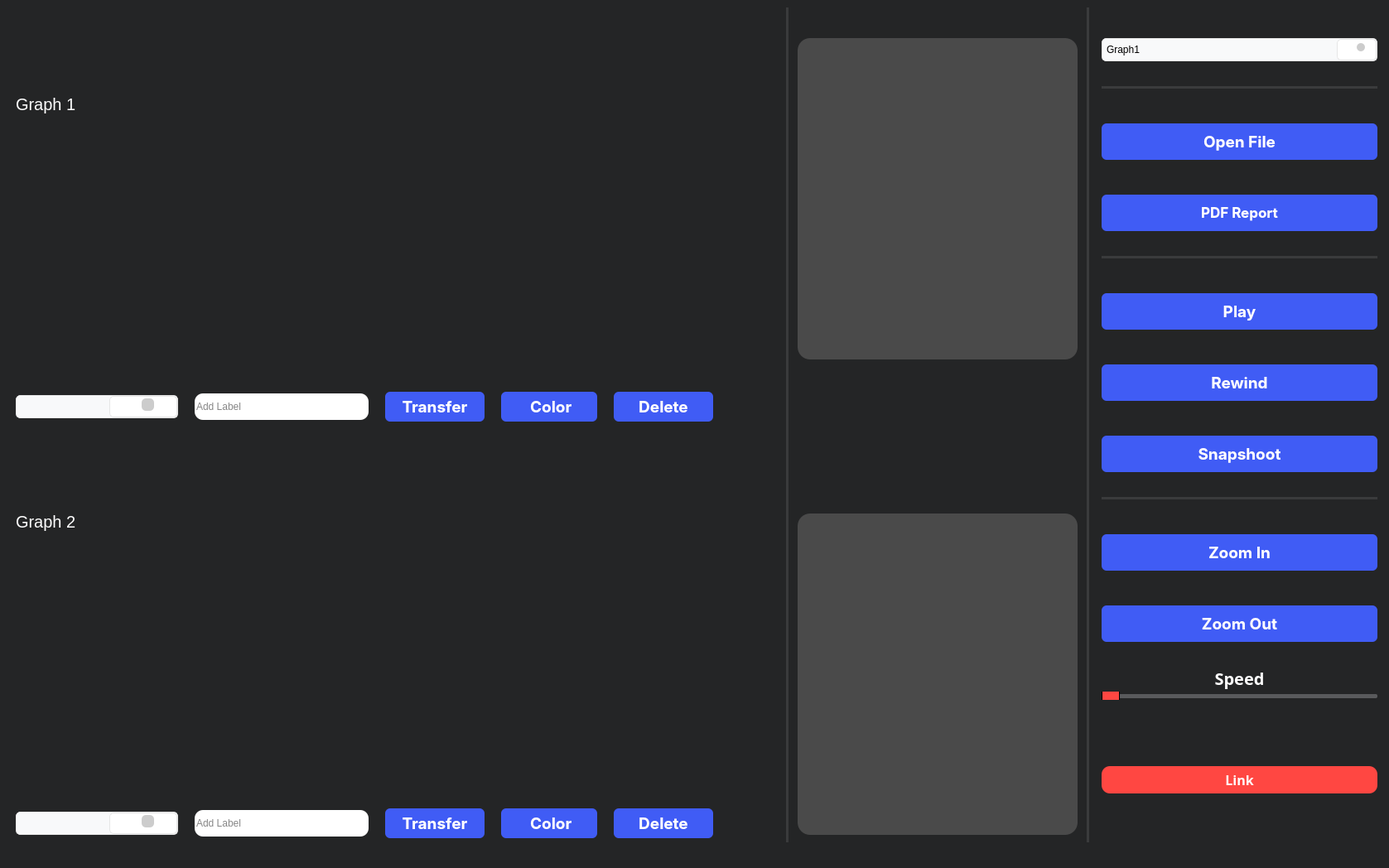
<?xml version="1.0" encoding="UTF-8"?>
<ui version="4.0">
 <class>RealTimeMontoring</class>
 <widget class="QMainWindow" name="RealTimeMontoring">
  <property name="geometry">
   <rect>
    <x>0</x>
    <y>0</y>
    <width>1677</width>
    <height>1048</height>
   </rect>
  </property>
  <property name="font">
   <font>
    <family>Adobe Gothic Std B</family>
    <pointsize>16</pointsize>
    <weight>75</weight>
    <bold>true</bold>
   </font>
  </property>
  <property name="windowTitle">
   <string>MainWindow</string>
  </property>
  <property name="styleSheet">
   <string notr="true">background-color: #242526;</string>
  </property>
  <widget class="QWidget" name="centralwidget">
   <layout class="QHBoxLayout" name="horizontalLayout_2" stretch="0,0,0,0,0">
    <property name="leftMargin">
     <number>9</number>
    </property>
    <item>
     <widget class="QWidget" name="centerwidget" native="true">
      <layout class="QVBoxLayout" name="verticalLayout_5" stretch="0,0">
       <property name="spacing">
        <number>14</number>
       </property>
       <property name="leftMargin">
        <number>10</number>
       </property>
       <property name="topMargin">
        <number>10</number>
       </property>
       <property name="rightMargin">
        <number>10</number>
       </property>
       <property name="bottomMargin">
        <number>5</number>
       </property>
       <item>
        <layout class="QVBoxLayout" name="verticalLayout_7">
         <item>
          <widget class="QLabel" name="label_13">
           <property name="styleSheet">
            <string notr="true">font-family: 'Gabarito', cursive;
font-size: 20px;
color: #fff;</string>
           </property>
           <property name="text">
            <string>Graph 1</string>
           </property>
          </widget>
         </item>
         <item>
          <layout class="QHBoxLayout" name="horizontalLayout_8">
           <item>
            <widget class="PlotWidget" name="graph1" native="true"/>
           </item>
          </layout>
         </item>
         <item>
          <layout class="QHBoxLayout" name="horizontalLayout_9" stretch="0,0,0,0,0,0">
           <property name="spacing">
            <number>20</number>
           </property>
           <item>
            <layout class="QHBoxLayout" name="horizontalLayout_10">
             <property name="spacing">
              <number>3</number>
             </property>
             <item>
              <widget class="QComboBox" name="channelsGraph1">
               <property name="styleSheet">
                <string notr="true">/* QComboBox style */

.QComboBox {
  /* Set the width of the combo box */
  width: 100px;

  /* Set the background color of the combo box */
  background-color: #f8f9fa;

  /* Set the border of the combo box */
  border: 1px solid #e6e6e6;

  /* Set the border radius of the combo box */
  border-radius: 5px;

  /* Set the padding of the combo box */
  padding: 5px;

  /* Set the cursor style of the combo box */
  cursor: pointer;
}

.QComboBox::down-arrow {
  /* Set the width and height of the down arrow */
  width: 15px;
  height: 15px;

  /* Set the background color of the down arrow */
  background-color: #ccc;

  /* Set the border radius of the down arrow */
  border-radius: 5px;

  /* Set the position of the down arrow */
  position: absolute;
  right: -10px;
  bottom: 5px;

  /* Set the cursor style of the down arrow */
  cursor: pointer;
}

.QComboBox::down-arrow:hover {
  /* Set the background color of the down arrow when hovering */
  background-color: #aaa;
}

.QComboBox::drop-down {
  /* Set the width of the drop-down */
  width: 70px;

  /* Set the background color of the drop-down */
  background-color: white;

  /* Set the border of the drop-down */
  border: 1px solid #e6e6e6;

  /* Set the border radius of the drop-down */
  border-radius: 5px;

  /* Set the padding of the drop-down */
  padding: 5px;

  /* Set the cursor style of the drop-down */
  cursor: pointer;
}

.QComboBox::item {
  /* Set the height of the combo box items */
  height: 20px;

  /* Set the padding of the combo box items */
  padding: 5px;

  /* Set the cursor style of the combo box items */
  cursor: pointer;
}

.QComboBox::item:selected {
  /* Set the background color of the selected combo box item */
  background-color: #e6e6e6;
}

.QComboBox {
  box-shadow: 0 1px 3px rgba(0, 0, 0, 0.12), 0 1px 2px rgba(0, 0, 0, 0.24);
}

</string>
               </property>
              </widget>
             </item>
            </layout>
           </item>
           <item>
            <widget class="QLineEdit" name="addLabelGraph1">
             <property name="styleSheet">
              <string notr="true">  position: relative;
  display: inline-block;
  height: 32px;
  width: 210px;
  margin: 0;
  padding: 0;
  background-color: #fff;
  border: none;
  border-radius: 10px;
  color:#0d0d0d;</string>
             </property>
             <property name="alignment">
              <set>Qt::AlignLeading|Qt::AlignLeft|Qt::AlignVCenter</set>
             </property>
             <property name="placeholderText">
              <string>Add Label</string>
             </property>
            </widget>
           </item>
           <item>
            <widget class="QPushButton" name="transferButtonGraph1_2">
             <property name="sizePolicy">
              <sizepolicy hsizetype="Maximum" vsizetype="Fixed">
               <horstretch>0</horstretch>
               <verstretch>0</verstretch>
              </sizepolicy>
             </property>
             <property name="maximumSize">
              <size>
               <width>150</width>
               <height>16777215</height>
              </size>
             </property>
             <property name="font">
              <font>
               <family>-apple-system</family>
               <pointsize>14</pointsize>
               <weight>75</weight>
               <bold>true</bold>
              </font>
             </property>
             <property name="styleSheet">
              <string notr="true">QPushButton{
appearance: button;
backface-visibility: hidden;
background-color: #405cf5;
border-radius: 6px;
border-width: 0;
box-shadow: rgba(50, 50, 93, .1) 0 0 0 1px inset,rgba(50, 50, 93, .1) 0 2px 5px 0,rgba(0, 0, 0, .07) 0 1px 1px 0;
box-sizing: border-box;
color: #fff;
cursor: pointer;
font-family: -apple-system,system-ui,&quot;Segoe UI&quot;,Roboto,&quot;Helvetica Neue&quot;,Ubuntu,sans-serif;
font-size: 100%;
height: 30px;
line-height: 1.15;
outline: none;
overflow: hidden;
padding: 3 10px;
position: relative;
text-align: center;
text-transform: none;
transform: translateZ(0);
transition: all .2s,box-shadow .08s ease-in;
user-select: none;
-webkit-user-select: none;
touch-action: manipulation;
width: 100%; /* Reduced width to 200 pixels */
}
QPushButton:hover{
background-color: #283999;
}
QPushButton:pressed{
background-color: #1c2973;
}</string>
             </property>
             <property name="text">
              <string>Transfer</string>
             </property>
             <property name="icon">
              <iconset>
               <normaloff>Icons/transfer-vertical-svgrepo-com.svg</normaloff>Icons/transfer-vertical-svgrepo-com.svg</iconset>
             </property>
             <property name="iconSize">
              <size>
               <width>25</width>
               <height>25</height>
              </size>
             </property>
             <property name="checkable">
              <bool>false</bool>
             </property>
             <property name="autoDefault">
              <bool>false</bool>
             </property>
             <property name="flat">
              <bool>true</bool>
             </property>
            </widget>
           </item>
           <item>
            <widget class="QPushButton" name="colorButtonGraph1">
             <property name="sizePolicy">
              <sizepolicy hsizetype="Maximum" vsizetype="Fixed">
               <horstretch>0</horstretch>
               <verstretch>0</verstretch>
              </sizepolicy>
             </property>
             <property name="maximumSize">
              <size>
               <width>150</width>
               <height>16777215</height>
              </size>
             </property>
             <property name="font">
              <font>
               <family>-apple-system</family>
               <pointsize>14</pointsize>
               <weight>75</weight>
               <bold>true</bold>
              </font>
             </property>
             <property name="styleSheet">
              <string notr="true">QPushButton{
appearance: button;
backface-visibility: hidden;
background-color: #405cf5;
border-radius: 6px;
border-width: 0;
box-shadow: rgba(50, 50, 93, .1) 0 0 0 1px inset,rgba(50, 50, 93, .1) 0 2px 5px 0,rgba(0, 0, 0, .07) 0 1px 1px 0;
box-sizing: border-box;
color: #fff;
cursor: pointer;
font-family: -apple-system,system-ui,&quot;Segoe UI&quot;,Roboto,&quot;Helvetica Neue&quot;,Ubuntu,sans-serif;
font-size: 100%;
height: 30px;
line-height: 1.15;
margin: 0 0 0;
outline: none;
overflow: hidden;
padding: 3 8px;
position: relative;
text-align: center;
text-transform: none;
transform: translateZ(0);
transition: all .2s,box-shadow .08s ease-in;
user-select: none;
-webkit-user-select: none;
touch-action: manipulation;
width: 100%; /* Reduced width to 200 pixels */
}
QPushButton:hover{
background-color: #283999;
}
QPushButton:pressed{
background-color: #1c2973;
}</string>
             </property>
             <property name="text">
              <string> Color</string>
             </property>
             <property name="icon">
              <iconset>
               <normaloff>Icons/color-palette-svgrepo-com.svg</normaloff>Icons/color-palette-svgrepo-com.svg</iconset>
             </property>
             <property name="iconSize">
              <size>
               <width>22</width>
               <height>22</height>
              </size>
             </property>
            </widget>
           </item>
           <item>
            <widget class="QPushButton" name="deleteButtonGraph1">
             <property name="sizePolicy">
              <sizepolicy hsizetype="Maximum" vsizetype="Fixed">
               <horstretch>0</horstretch>
               <verstretch>0</verstretch>
              </sizepolicy>
             </property>
             <property name="maximumSize">
              <size>
               <width>150</width>
               <height>16777215</height>
              </size>
             </property>
             <property name="font">
              <font>
               <family>-apple-system</family>
               <pointsize>14</pointsize>
               <weight>75</weight>
               <bold>true</bold>
              </font>
             </property>
             <property name="styleSheet">
              <string notr="true">QPushButton{
appearance: button;
backface-visibility: hidden;
background-color: #405cf5;
border-radius: 6px;
border-width: 0;
box-shadow: rgba(50, 50, 93, .1) 0 0 0 1px inset,rgba(50, 50, 93, .1) 0 2px 5px 0,rgba(0, 0, 0, .07) 0 1px 1px 0;
box-sizing: border-box;
color: #fff;
cursor: pointer;
font-family: -apple-system,system-ui,&quot;Segoe UI&quot;,Roboto,&quot;Helvetica Neue&quot;,Ubuntu,sans-serif;
font-size: 100%;
height: 30px;
line-height: 1.15;
outline: none;
overflow: hidden;
padding: 3 10px;
position: relative;
text-align: center;
text-transform: none;
transform: translateZ(0);
transition: all .2s,box-shadow .08s ease-in;
user-select: none;
-webkit-user-select: none;
touch-action: manipulation;
width: 100%; /* Reduced width to 200 pixels */
}
QPushButton:hover{
background-color: #283999;
}
QPushButton:pressed{
background-color: #1c2973;
}</string>
             </property>
             <property name="text">
              <string>Delete</string>
             </property>
             <property name="icon">
              <iconset>
               <normaloff>Icons/delete-svgrepo-com.svg</normaloff>Icons/delete-svgrepo-com.svg</iconset>
             </property>
             <property name="iconSize">
              <size>
               <width>25</width>
               <height>25</height>
              </size>
             </property>
             <property name="checkable">
              <bool>false</bool>
             </property>
             <property name="autoDefault">
              <bool>false</bool>
             </property>
             <property name="flat">
              <bool>true</bool>
             </property>
            </widget>
           </item>
           <item>
            <spacer name="horizontalSpacer_11">
             <property name="orientation">
              <enum>Qt::Horizontal</enum>
             </property>
             <property name="sizeHint" stdset="0">
              <size>
               <width>40</width>
               <height>20</height>
              </size>
             </property>
            </spacer>
           </item>
          </layout>
         </item>
        </layout>
       </item>
       <item>
        <layout class="QVBoxLayout" name="verticalLayout_6">
         <item>
          <widget class="QLabel" name="label_10">
           <property name="styleSheet">
            <string notr="true">font-family: 'Gabarito', cursive;
font-size: 20px;
color: #fff;</string>
           </property>
           <property name="text">
            <string>Graph 2</string>
           </property>
          </widget>
         </item>
         <item>
          <layout class="QHBoxLayout" name="horizontalLayout_4">
           <item>
            <widget class="PlotWidget" name="graph2" native="true"/>
           </item>
          </layout>
         </item>
         <item>
          <layout class="QHBoxLayout" name="horizontalLayout_6">
           <property name="spacing">
            <number>20</number>
           </property>
           <item>
            <layout class="QHBoxLayout" name="horizontalLayout_5">
             <property name="spacing">
              <number>3</number>
             </property>
             <item>
              <widget class="QComboBox" name="channelsGraph2">
               <property name="styleSheet">
                <string notr="true">/* QComboBox style */

.QComboBox {
  /* Set the width of the combo box */
  width: 100px;

  /* Set the background color of the combo box */
  background-color: #f8f9fa;

  /* Set the border of the combo box */
  border: 1px solid #e6e6e6;

  /* Set the border radius of the combo box */
  border-radius: 5px;

  /* Set the padding of the combo box */
  padding: 5px;

  /* Set the cursor style of the combo box */
  cursor: pointer;
}

.QComboBox::down-arrow {
  /* Set the width and height of the down arrow */
  width: 15px;
  height: 15px;

  /* Set the background color of the down arrow */
  background-color: #ccc;

  /* Set the border radius of the down arrow */
  border-radius: 5px;

  /* Set the position of the down arrow */
  position: absolute;
  right: -10px;
  bottom: 5px;

  /* Set the cursor style of the down arrow */
  cursor: pointer;
}

.QComboBox::down-arrow:hover {
  /* Set the background color of the down arrow when hovering */
  background-color: #aaa;
}

.QComboBox::drop-down {
  /* Set the width of the drop-down */
  width: 70px;

  /* Set the background color of the drop-down */
  background-color: white;

  /* Set the border of the drop-down */
  border: 1px solid #e6e6e6;

  /* Set the border radius of the drop-down */
  border-radius: 5px;

  /* Set the padding of the drop-down */
  padding: 5px;

  /* Set the cursor style of the drop-down */
  cursor: pointer;
}

.QComboBox::item {
  /* Set the height of the combo box items */
  height: 20px;

  /* Set the padding of the combo box items */
  padding: 5px;

  /* Set the cursor style of the combo box items */
  cursor: pointer;
}

.QComboBox::item:selected {
  /* Set the background color of the selected combo box item */
  background-color: #e6e6e6;
}

.QComboBox {
  box-shadow: 0 1px 3px rgba(0, 0, 0, 0.12), 0 1px 2px rgba(0, 0, 0, 0.24);
}

</string>
               </property>
              </widget>
             </item>
            </layout>
           </item>
           <item>
            <widget class="QLineEdit" name="addLabelGraph2">
             <property name="styleSheet">
              <string notr="true">  position: relative;
  display: inline-block;
  height: 32px;
  width: 210px;
  margin: 0;
  padding: 0;
  background-color: #fff;
  border: none;
  border-radius: 10px;
color:#0d0d0d;</string>
             </property>
             <property name="placeholderText">
              <string>Add Label</string>
             </property>
            </widget>
           </item>
           <item>
            <widget class="QPushButton" name="transferButtonGraph2_1">
             <property name="font">
              <font>
               <family>-apple-system</family>
               <pointsize>14</pointsize>
               <weight>75</weight>
               <bold>true</bold>
              </font>
             </property>
             <property name="styleSheet">
              <string notr="true">QPushButton{
appearance: button;
backface-visibility: hidden;
background-color: #405cf5;
border-radius: 6px;
border-width: 0;
box-shadow: rgba(50, 50, 93, .1) 0 0 0 1px inset,rgba(50, 50, 93, .1) 0 2px 5px 0,rgba(0, 0, 0, .07) 0 1px 1px 0;
box-sizing: border-box;
color: #fff;
cursor: pointer;
font-family: -apple-system,system-ui,&quot;Segoe UI&quot;,Roboto,&quot;Helvetica Neue&quot;,Ubuntu,sans-serif;
font-size: 100%;
height: 30px;
line-height: 1.15;
outline: none;
overflow: hidden;
padding: 3 10px;
position: relative;
text-align: center;
text-transform: none;
transform: translateZ(0);
transition: all .2s,box-shadow .08s ease-in;
user-select: none;
-webkit-user-select: none;
touch-action: manipulation;
width: 100%; /* Reduced width to 200 pixels */
}
QPushButton:hover{
background-color: #283999;
}
QPushButton:pressed{
background-color: #1c2973;
}</string>
             </property>
             <property name="text">
              <string>Transfer</string>
             </property>
             <property name="icon">
              <iconset>
               <normaloff>Icons/transfer-vertical-svgrepo-com.svg</normaloff>Icons/transfer-vertical-svgrepo-com.svg</iconset>
             </property>
             <property name="iconSize">
              <size>
               <width>25</width>
               <height>25</height>
              </size>
             </property>
            </widget>
           </item>
           <item>
            <widget class="QPushButton" name="colorButtonGraph2">
             <property name="font">
              <font>
               <family>-apple-system</family>
               <pointsize>14</pointsize>
               <weight>75</weight>
               <bold>true</bold>
              </font>
             </property>
             <property name="styleSheet">
              <string notr="true">QPushButton{
appearance: button;
backface-visibility: hidden;
background-color: #405cf5;
border-radius: 6px;
border-width: 0;
box-shadow: rgba(50, 50, 93, .1) 0 0 0 1px inset,rgba(50, 50, 93, .1) 0 2px 5px 0,rgba(0, 0, 0, .07) 0 1px 1px 0;
box-sizing: border-box;
color: #fff;
cursor: pointer;
font-family: -apple-system,system-ui,&quot;Segoe UI&quot;,Roboto,&quot;Helvetica Neue&quot;,Ubuntu,sans-serif;
font-size: 100%;
height: 30px;
line-height: 1.15;
outline: none;
overflow: hidden;
padding: 3 8px;
position: relative;
text-align: center;
text-transform: none;
transform: translateZ(0);
transition: all .2s,box-shadow .08s ease-in;
user-select: none;
-webkit-user-select: none;
touch-action: manipulation;
width: 100%; /* Reduced width to 200 pixels */
}
QPushButton:hover{
background-color: #283999;
}
QPushButton:pressed{
background-color: #1c2973;
}</string>
             </property>
             <property name="text">
              <string> Color</string>
             </property>
             <property name="icon">
              <iconset>
               <normaloff>Icons/color-palette-svgrepo-com.svg</normaloff>Icons/color-palette-svgrepo-com.svg</iconset>
             </property>
             <property name="iconSize">
              <size>
               <width>22</width>
               <height>22</height>
              </size>
             </property>
            </widget>
           </item>
           <item>
            <widget class="QPushButton" name="deleteButtonGraph2">
             <property name="font">
              <font>
               <family>-apple-system</family>
               <pointsize>14</pointsize>
               <weight>75</weight>
               <bold>true</bold>
              </font>
             </property>
             <property name="styleSheet">
              <string notr="true">QPushButton{
appearance: button;
backface-visibility: hidden;
background-color: #405cf5;
border-radius: 6px;
border-width: 0;
box-shadow: rgba(50, 50, 93, .1) 0 0 0 1px inset,rgba(50, 50, 93, .1) 0 2px 5px 0,rgba(0, 0, 0, .07) 0 1px 1px 0;
box-sizing: border-box;
color: #fff;
cursor: pointer;
font-family: -apple-system,system-ui,&quot;Segoe UI&quot;,Roboto,&quot;Helvetica Neue&quot;,Ubuntu,sans-serif;
font-size: 100%;
height: 30px;
line-height: 1.15;
outline: none;
overflow: hidden;
padding: 3 10px;
position: relative;
text-align: center;
text-transform: none;
transform: translateZ(0);
transition: all .2s,box-shadow .08s ease-in;
user-select: none;
-webkit-user-select: none;
touch-action: manipulation;
width: 100%; /* Reduced width to 200 pixels */
}
QPushButton:hover{
background-color: #283999;
}
QPushButton:pressed{
background-color: #1c2973;
}</string>
             </property>
             <property name="text">
              <string>Delete</string>
             </property>
             <property name="icon">
              <iconset>
               <normaloff>Icons/delete-svgrepo-com.svg</normaloff>Icons/delete-svgrepo-com.svg</iconset>
             </property>
             <property name="iconSize">
              <size>
               <width>25</width>
               <height>25</height>
              </size>
             </property>
            </widget>
           </item>
           <item>
            <spacer name="horizontalSpacer_4">
             <property name="orientation">
              <enum>Qt::Horizontal</enum>
             </property>
             <property name="sizeHint" stdset="0">
              <size>
               <width>40</width>
               <height>20</height>
              </size>
             </property>
            </spacer>
           </item>
          </layout>
         </item>
        </layout>
       </item>
      </layout>
     </widget>
    </item>
    <item>
     <widget class="Line" name="line_3">
      <property name="styleSheet">
       <string notr="true">/* Line style */

  /* Set the width of the line */
  width: 20px;

  /* Set the height of the line */
  height: 5px;

  /* Set the background color of the line */
  background-color: #3a3b3c;

   opacity: 20%;

  /* Set the border of the line */
  border: 10px;

  /* Set the border radius of the line */
  border-radius:2px;



</string>
      </property>
      <property name="orientation">
       <enum>Qt::Vertical</enum>
      </property>
     </widget>
    </item>
    <item>
     <widget class="QWidget" name="rightwidget" native="true">
      <property name="maximumSize">
       <size>
        <width>348</width>
        <height>16777215</height>
       </size>
      </property>
      <layout class="QVBoxLayout" name="verticalLayout">
       <property name="leftMargin">
        <number>5</number>
       </property>
       <property name="topMargin">
        <number>37</number>
       </property>
       <property name="rightMargin">
        <number>5</number>
       </property>
       <item>
        <widget class="QListWidget" name="hideList1">
         <property name="styleSheet">
          <string notr="true">QListWidget {
    background-color: #4a4a4a; /* Background color of the list widget */
    /*border: 1px solid #c0c0c0; /* Border color and width */
    padding: 5px; /* Padding around the list items */
	border-radius: 15px;
}

QListWidget::item {
    background-color: #4a4a4a; /* Background color of each list item */
    padding: 5px; /* Padding inside each list item */
    border-bottom: 1px solid #c0c0c0; /* Separator between list items */
    border-radius: 15px; /* Border radius for rounded corners */
	color: #ffffff;
}


QListWidget::item:selected {
    background-color: #3399ff; /* Background color of selected item */
    color: #ffffff; /* Text color of selected item */
}

QListWidget::item:hover {
    background-color: #e0e0e0; /* Background color when hovering over an item */
}
</string>
         </property>
        </widget>
       </item>
       <item>
        <spacer name="verticalSpacer_2">
         <property name="orientation">
          <enum>Qt::Vertical</enum>
         </property>
         <property name="sizeType">
          <enum>QSizePolicy::Maximum</enum>
         </property>
         <property name="sizeHint" stdset="0">
          <size>
           <width>20</width>
           <height>180</height>
          </size>
         </property>
        </spacer>
       </item>
       <item>
        <widget class="QListWidget" name="hideList2">
         <property name="styleSheet">
          <string notr="true">QListWidget {
    background-color: #4a4a4a; /* Background color of the list widget */
    /*border: 1px solid #c0c0c0; /* Border color and width */
    padding: 5px; /* Padding around the list items */
	border-radius: 15px;
}

QListWidget::item {
    background-color: #4a4a4a; /* Background color of each list item */
    padding: 5px; /* Padding inside each list item */
    border-bottom: 1px solid #c0c0c0; /* Separator between list items */
    border-radius: 15px; /* Border radius for rounded corners */
	color: #ffffff;
}


QListWidget::item:selected {
    background-color: #3399ff; /* Background color of selected item */
    color: #ffffff; /* Text color of selected item */
}

QListWidget::item:hover {
    background-color: #e0e0e0; /* Background color when hovering over an item */
}
</string>
         </property>
        </widget>
       </item>
      </layout>
     </widget>
    </item>
    <item>
     <widget class="Line" name="line_4">
      <property name="styleSheet">
       <string notr="true">/* Line style */

  /* Set the width of the line */
  width: 20px;

  /* Set the height of the line */
  height: 5px;

  /* Set the background color of the line */
  background-color:#3a3b3c;

  /* Set the border of the line */
  border: 10px;

  /* Set the border radius of the line */
  border-radius:5px;



</string>
      </property>
      <property name="orientation">
       <enum>Qt::Vertical</enum>
      </property>
     </widget>
    </item>
    <item>
     <widget class="QWidget" name="leftwidget" native="true">
      <property name="maximumSize">
       <size>
        <width>347</width>
        <height>16777215</height>
       </size>
      </property>
      <layout class="QVBoxLayout" name="verticalLayout_4">
       <property name="spacing">
        <number>30</number>
       </property>
       <property name="topMargin">
        <number>37</number>
       </property>
       <property name="rightMargin">
        <number>5</number>
       </property>
       <item>
        <layout class="QHBoxLayout" name="horizontalLayout">
         <property name="spacing">
          <number>3</number>
         </property>
         <item>
          <widget class="QComboBox" name="graphSelection">
           <property name="styleSheet">
            <string notr="true">
.QComboBox {
  /* Set the width of the combo box */
  width: 35px;

  /* Set the background color of the combo box */
  background-color: #f8f9fa;

  /* Set the border of the combo box */
  border: 1px solid #e6e6e6;

  /* Set the border radius of the combo box */
  border-radius: 5px;

  /* Set the padding of the combo box */
  padding: 5px;

  /* Set the cursor style of the combo box */
  cursor: pointer;
}

.QComboBox::down-arrow {
  /* Set the width and height of the down arrow */
  width: 10px;
  height: 10px;

  /* Set the background color of the down arrow */
  background-color: #ccc;

  /* Set the border radius of the down arrow */
  border-radius: 5px;

  /* Set the position of the down arrow */
  position: absolute;
  right: -10px;
  bottom: 5px;

  /* Set the cursor style of the down arrow */
  cursor: pointer;
}

.QComboBox::down-arrow:hover {
  /* Set the background color of the down arrow when hovering */
  background-color: #aaa;
}

.QComboBox::drop-down {
  /* Set the width of the drop-down */
  width: 40px;

  /* Set the background color of the drop-down */
  background-color: white;

  /* Set the border of the drop-down */
  border: 1px solid #e6e6e6;

  /* Set the border radius of the drop-down */
  border-radius: 5px;

  /* Set the padding of the drop-down */
  padding: 3px 3px;

  /* Set the cursor style of the drop-down */
  cursor: pointer;
}

.QComboBox::item {
  /* Set the height of the combo box items */
  height: 20px;

  /* Set the padding of the combo box items */
  padding: 5px;

  /* Set the cursor style of the combo box items */
  cursor: pointer;
}

.QComboBox::item:selected {
  /* Set the background color of the selected combo box item */
  background-color: #e6e6e6;
}

.QComboBox {
  box-shadow: 0 1px 3px rgba(0, 0, 0, 0.12), 0 1px 2px rgba(0, 0, 0, 0.24);
}

</string>
           </property>
           <item>
            <property name="text">
             <string>Graph1</string>
            </property>
           </item>
           <item>
            <property name="text">
             <string>Graph2</string>
            </property>
           </item>
           <item>
            <property name="text">
             <string>Linked</string>
            </property>
           </item>
          </widget>
         </item>
        </layout>
       </item>
       <item>
        <widget class="Line" name="line_7">
         <property name="styleSheet">
          <string notr="true">/* Line style */

  /* Set the width of the line */
  width: 20px;

  /* Set the height of the line */
  height: 5px;

  /* Set the background color of the line */
  background-color: #3a3b3c;

  /* Set the border of the line */
  border: 10px;

  /* Set the border radius of the line */
  border-radius:5px;



</string>
         </property>
         <property name="orientation">
          <enum>Qt::Horizontal</enum>
         </property>
        </widget>
       </item>
       <item>
        <widget class="QPushButton" name="importButton">
         <property name="font">
          <font>
           <family>-apple-system</family>
           <pointsize>14</pointsize>
           <weight>75</weight>
           <bold>true</bold>
          </font>
         </property>
         <property name="styleSheet">
          <string notr="true">QPushButton{
  appearance: button;
  backface-visibility: hidden;
  background-color: #405cf5;
  border-radius: 6px;
  border-width: 0;
  box-shadow: rgba(50, 50, 93, .1) 0 0 0 1px inset,rgba(50, 50, 93, .1) 0 2px 5px 0,rgba(0, 0, 0, .07) 0 1px 1px 0;
  box-sizing: border-box;
  color: #fff;
  cursor: pointer;
  font-family: -apple-system,system-ui,&quot;Segoe UI&quot;,Roboto,&quot;Helvetica Neue&quot;,Ubuntu,sans-serif;
  font-size: 100%;
  height: 44px;
  line-height: 1.15;
  margin: 12px 0 0;
  outline: none;
  overflow: hidden;
  padding: 0 10px;
  position: relative;
  text-align: center;
  text-transform: none;
  transform: translateZ(0);
  transition: all .2s,box-shadow .08s ease-in;
  touch-action: manipulation;
  width: 100%;
}
QPushButton:hover{
background-color: #283999;
}
QPushButton:pressed{
background-color: #1c2973;
}
</string>
         </property>
         <property name="text">
          <string>Open File</string>
         </property>
         <property name="icon">
          <iconset>
           <normaloff>Icons/upload-.svg</normaloff>Icons/upload-.svg</iconset>
         </property>
         <property name="iconSize">
          <size>
           <width>25</width>
           <height>25</height>
          </size>
         </property>
        </widget>
       </item>
       <item>
        <widget class="QPushButton" name="reportButton">
         <property name="font">
          <font>
           <family>-apple-system</family>
           <pointsize>-1</pointsize>
           <weight>75</weight>
           <bold>true</bold>
          </font>
         </property>
         <property name="styleSheet">
          <string notr="true">QPushButton{
  appearance: button;
  backface-visibility: hidden;
  background-color: #405cf5;
  border-radius: 6px;
  border-width: 0;
  box-shadow: rgba(50, 50, 93, .1) 0 0 0 1px inset,rgba(50, 50, 93, .1) 0 2px 5px 0,rgba(0, 0, 0, .07) 0 1px 1px 0;
  box-sizing: border-box;
  color: #fff;
  cursor: pointer;
  font-family: -apple-system,system-ui,&quot;Segoe UI&quot;,Roboto,&quot;Helvetica Neue&quot;,Ubuntu,sans-serif;
  font-size: 17px;
  height: 44px;
  line-height: 1.15;
  margin: 12px 0 0;
  outline: none;
  overflow: hidden;
  padding: 0 10px;
  position: relative;
  text-align: center;
  text-transform: none;
  transform: translateZ(0);
  transition: all .2s,box-shadow .08s ease-in;
  user-select: none;
  -webkit-user-select: none;
  touch-action: manipulation;
  width: 100%;
}
QPushButton:hover{
background-color: #283999;
}
QPushButton:pressed{
background-color: #1c2973;
}

</string>
         </property>
         <property name="text">
          <string>PDF Report</string>
         </property>
         <property name="icon">
          <iconset>
           <normaloff>Icons/book-2-svgrepo-com.svg</normaloff>Icons/book-2-svgrepo-com.svg</iconset>
         </property>
         <property name="iconSize">
          <size>
           <width>25</width>
           <height>25</height>
          </size>
         </property>
        </widget>
       </item>
       <item>
        <widget class="Line" name="line_5">
         <property name="styleSheet">
          <string notr="true">/* Line style */

  /* Set the width of the line */
  width: 20px;

  /* Set the height of the line */
  height: 5px;

  /* Set the background color of the line */
  background-color: #3a3b3c;

  /* Set the border of the line */
  border: 10px;

  /* Set the border radius of the line */
  border-radius:5px;



</string>
         </property>
         <property name="orientation">
          <enum>Qt::Horizontal</enum>
         </property>
        </widget>
       </item>
       <item>
        <widget class="QPushButton" name="playButton">
         <property name="font">
          <font>
           <family>-apple-system</family>
           <pointsize>14</pointsize>
           <weight>75</weight>
           <bold>true</bold>
          </font>
         </property>
         <property name="styleSheet">
          <string notr="true">QPushButton{
  appearance: button;
  backface-visibility: hidden;
  background-color: #405cf5;
  border-radius: 6px;
  border-width: 0;
  box-shadow: rgba(50, 50, 93, .1) 0 0 0 1px inset,rgba(50, 50, 93, .1) 0 2px 5px 0,rgba(0, 0, 0, .07) 0 1px 1px 0;
  box-sizing: border-box;
  color: #fff;
  cursor: pointer;
  font-family: -apple-system,system-ui,&quot;Segoe UI&quot;,Roboto,&quot;Helvetica Neue&quot;,Ubuntu,sans-serif;
  font-size: 100%;
  height: 44px;
  line-height: 1.15;
  margin: 12px 0 0;
  outline: none;
  overflow: hidden;
  padding: 0 10px;
  position: relative;
  text-align: center;
  text-transform: none;
  transform: translateZ(0);
  transition: all .2s,box-shadow .08s ease-in;
  user-select: none;
  -webkit-user-select: none;
  touch-action: manipulation;
  width: 100%;
}
QPushButton:hover{
background-color: #283999;
}
QPushButton:pressed{
background-color: #1c2973;
}</string>
         </property>
         <property name="text">
          <string>Play</string>
         </property>
         <property name="icon">
          <iconset>
           <normaloff>Icons/play-svgrepo-com.svg</normaloff>Icons/play-svgrepo-com.svg</iconset>
         </property>
         <property name="iconSize">
          <size>
           <width>22</width>
           <height>22</height>
          </size>
         </property>
        </widget>
       </item>
       <item>
        <widget class="QPushButton" name="rewindButton">
         <property name="font">
          <font>
           <family>-apple-system</family>
           <pointsize>14</pointsize>
           <weight>75</weight>
           <bold>true</bold>
          </font>
         </property>
         <property name="styleSheet">
          <string notr="true">QPushButton{
  appearance: button;
  backface-visibility: hidden;
  background-color: #405cf5;
  border-radius: 6px;
  border-width: 0;
  box-shadow: rgba(50, 50, 93, .1) 0 0 0 1px inset,rgba(50, 50, 93, .1) 0 2px 5px 0,rgba(0, 0, 0, .07) 0 1px 1px 0;
  box-sizing: border-box;
  color: #fff;
  cursor: pointer;
  font-family: -apple-system,system-ui,&quot;Segoe UI&quot;,Roboto,&quot;Helvetica Neue&quot;,Ubuntu,sans-serif;
  font-size: 100%;
  height: 44px;
  line-height: 1.15;
  margin: 12px 0 0;
  outline: none;
  overflow: hidden;
  padding: 0 25px;
  position: relative;
  text-align: center;
  text-transform: none;
  transform: translateZ(0);
  transition: all .2s,box-shadow .08s ease-in;
  user-select: none;
  -webkit-user-select: none;
  touch-action: manipulation;
  width: 100%;
}
QPushButton:hover{
background-color: #283999;
}
QPushButton:pressed{
background-color: #1c2973;
}</string>
         </property>
         <property name="text">
          <string>Rewind</string>
         </property>
         <property name="icon">
          <iconset>
           <normaloff>Icons/rewind-forward-svgrepo-com.svg</normaloff>Icons/rewind-forward-svgrepo-com.svg</iconset>
         </property>
         <property name="iconSize">
          <size>
           <width>25</width>
           <height>25</height>
          </size>
         </property>
        </widget>
       </item>
       <item>
        <widget class="QPushButton" name="snapShoot_Button">
         <property name="font">
          <font>
           <family>-apple-system</family>
           <pointsize>14</pointsize>
           <weight>75</weight>
           <bold>true</bold>
          </font>
         </property>
         <property name="styleSheet">
          <string notr="true">QPushButton{
  appearance: button;
  backface-visibility: hidden;
  background-color: #405cf5;
  border-radius: 6px;
  border-width: 0;
  box-shadow: rgba(50, 50, 93, .1) 0 0 0 1px inset,rgba(50, 50, 93, .1) 0 2px 5px 0,rgba(0, 0, 0, .07) 0 1px 1px 0;
  box-sizing: border-box;
  color: #fff;
  cursor: pointer;
  font-family: -apple-system,system-ui,&quot;Segoe UI&quot;,Roboto,&quot;Helvetica Neue&quot;,Ubuntu,sans-serif;
  font-size: 100%;
  height: 44px;
  line-height: 1.15;
  margin: 12px 0 0;
  outline: none;
  overflow: hidden;
  padding: 0 25px;
  position: relative;
  text-align: center;
  text-transform: none;
  transform: translateZ(0);
  transition: all .2s,box-shadow .08s ease-in;
  user-select: none;
  -webkit-user-select: none;
  touch-action: manipulation;
  width: 100%;
}
QPushButton:hover{
background-color: #283999;
}
QPushButton:pressed{
background-color: #1c2973;
}</string>
         </property>
         <property name="text">
          <string>Snapshoot</string>
         </property>
         <property name="iconSize">
          <size>
           <width>25</width>
           <height>25</height>
          </size>
         </property>
        </widget>
       </item>
       <item>
        <widget class="Line" name="line_6">
         <property name="styleSheet">
          <string notr="true">/* Line style */

  /* Set the width of the line */
  width: 20px;

  /* Set the height of the line */
  height: 5px;

  /* Set the background color of the line */
  background-color: #3a3b3c;

  /* Set the border of the line */
  border: 10px;

  /* Set the border radius of the line */
  border-radius:5px;



</string>
         </property>
         <property name="orientation">
          <enum>Qt::Horizontal</enum>
         </property>
        </widget>
       </item>
       <item>
        <layout class="QVBoxLayout" name="verticalLayout_2">
         <property name="spacing">
          <number>2</number>
         </property>
         <item>
          <widget class="QPushButton" name="zoomIn">
           <property name="font">
            <font>
             <family>-apple-system</family>
             <pointsize>14</pointsize>
             <weight>75</weight>
             <bold>true</bold>
            </font>
           </property>
           <property name="styleSheet">
            <string notr="true">QPushButton{
  appearance: button;
  backface-visibility: hidden;
  background-color: #405cf5;
  border-radius: 6px;
  border-width: 0;
  box-shadow: rgba(50, 50, 93, .1) 0 0 0 1px inset,rgba(50, 50, 93, .1) 0 2px 5px 0,rgba(0, 0, 0, .07) 0 1px 1px 0;
  box-sizing: border-box;
  color: #fff;
  cursor: pointer;
  font-family: -apple-system,system-ui,&quot;Segoe UI&quot;,Roboto,&quot;Helvetica Neue&quot;,Ubuntu,sans-serif;
  font-size: 100%;
  height: 44px;
  line-height: 1.15;
  margin: 12px 0 0;
  outline: none;
  overflow: hidden;
  padding: 0 25px;
  position: relative;
  text-align: center;
  text-transform: none;
  transform: translateZ(0);
  transition: all .2s,box-shadow .08s ease-in;
  user-select: none;
  -webkit-user-select: none;
  touch-action: manipulation;
  width: 100%;
}
QPushButton:hover{
background-color: #283999;
}
QPushButton:pressed{
background-color: #1c2973;
}</string>
           </property>
           <property name="text">
            <string>Zoom In</string>
           </property>
           <property name="iconSize">
            <size>
             <width>25</width>
             <height>25</height>
            </size>
           </property>
          </widget>
         </item>
        </layout>
       </item>
       <item>
        <layout class="QVBoxLayout" name="verticalLayout_17">
         <property name="spacing">
          <number>2</number>
         </property>
         <item>
          <widget class="QPushButton" name="zoomOut">
           <property name="font">
            <font>
             <family>-apple-system</family>
             <pointsize>14</pointsize>
             <weight>75</weight>
             <bold>true</bold>
            </font>
           </property>
           <property name="styleSheet">
            <string notr="true">QPushButton{
  appearance: button;
  backface-visibility: hidden;
  background-color: #405cf5;
  border-radius: 6px;
  border-width: 0;
  box-shadow: rgba(50, 50, 93, .1) 0 0 0 1px inset,rgba(50, 50, 93, .1) 0 2px 5px 0,rgba(0, 0, 0, .07) 0 1px 1px 0;
  box-sizing: border-box;
  color: #fff;
  cursor: pointer;
  font-family: -apple-system,system-ui,&quot;Segoe UI&quot;,Roboto,&quot;Helvetica Neue&quot;,Ubuntu,sans-serif;
  font-size: 100%;
  height: 44px;
  line-height: 1.15;
  margin: 12px 0 0;
  outline: none;
  overflow: hidden;
  padding: 0 15px;
  position: relative;
  text-align: center;
  text-transform: none;
  transform: translateZ(0);
  transition: all .2s,box-shadow .08s ease-in;
  user-select: none;
  -webkit-user-select: none;
  touch-action: manipulation;
  width: 100%;
}
QPushButton:hover{
background-color: #283999;
}
QPushButton:pressed{
background-color: #1c2973;
}</string>
           </property>
           <property name="text">
            <string>Zoom Out</string>
           </property>
           <property name="iconSize">
            <size>
             <width>25</width>
             <height>25</height>
            </size>
           </property>
          </widget>
         </item>
        </layout>
       </item>
       <item>
        <layout class="QVBoxLayout" name="verticalLayout_3">
         <property name="spacing">
          <number>2</number>
         </property>
         <item>
          <widget class="QLabel" name="speedLabel">
           <property name="font">
            <font>
             <family>Gabarito</family>
             <pointsize>-1</pointsize>
             <weight>75</weight>
             <bold>true</bold>
            </font>
           </property>
           <property name="styleSheet">
            <string notr="true">font-family: 'Gabarito', cursive;
font-size: 20px;
color: #fff;</string>
           </property>
           <property name="text">
            <string>Speed</string>
           </property>
           <property name="alignment">
            <set>Qt::AlignCenter</set>
           </property>
          </widget>
         </item>
         <item>
          <widget class="QSlider" name="speedSlider">
           <property name="styleSheet">
            <string notr="true">/* Style for the QSlider */

/* Background of the slider track */
QSlider {
    background-color: transparent;
    height: 10px; /* Set the height of the track */

}

/* Style for the groove (track) */
QSlider::groove {
    background: #595a5c; /* Color of the track */
    border: 0px solid #999; /* Border of the track */
    height: 5px; /* Set the height of the track */
    border-radius: 2px; /* Round the corners of the track */
}

/* Style for the slider handle (thumb) */
QSlider::handle {
    background: #FF4742; /* Color of the handle */
    border: 1px solid ; /* Border of the handle */
    width: 20px; /* Width of the handle */
    height: 30px; /* Height of the handle */
    margin: -5px 0; /* Negative margin to center the handle vertically */
    border-radius: 2px; /* Round the corners of the handle */
}

/* Style for the slider handle when pressed */
QSlider::handle:pressed {
    background: #FF4742; /* Color of the handle when pressed */
    border: 1px solid #3498db; /* Border of the handle when pressed */
}
</string>
           </property>
           <property name="orientation">
            <enum>Qt::Horizontal</enum>
           </property>
          </widget>
         </item>
        </layout>
       </item>
       <item>
        <spacer name="verticalSpacer">
         <property name="orientation">
          <enum>Qt::Vertical</enum>
         </property>
         <property name="sizeHint" stdset="0">
          <size>
           <width>20</width>
           <height>40</height>
          </size>
         </property>
        </spacer>
       </item>
       <item>
        <layout class="QHBoxLayout" name="horizontalLayout_21">
         <item>
          <widget class="QPushButton" name="linkButton_4">
           <property name="enabled">
            <bool>true</bool>
           </property>
           <property name="styleSheet">
            <string notr="true">QPushButton{
  background: #FF4742;
  border-radius: 10px;
  box-shadow: #5E5DF0 0 10px 20px -10px;
  box-sizing: border-box;
  color: #FFFFFF;
  cursor: pointer;
  font-family: sans-serif;
  font-size: 16px;
  font-weight: 800;
  line-height: 24px;
  opacity: 1;
  padding: 5px 10px;
  touch-action: manipulation;
  width: 20px;
}
QPushButton:hover{
background-color: #cc3834;
}
QPushButton:pressed{
background-color: #992a27;
}</string>
           </property>
           <property name="text">
            <string>Link</string>
           </property>
           <property name="icon">
            <iconset>
             <normaloff>Icons/link-square-svgrepo-com.svg</normaloff>Icons/link-square-svgrepo-com.svg</iconset>
           </property>
           <property name="iconSize">
            <size>
             <width>20</width>
             <height>20</height>
            </size>
           </property>
          </widget>
         </item>
        </layout>
       </item>
       <item>
        <spacer name="verticalSpacer_3">
         <property name="orientation">
          <enum>Qt::Vertical</enum>
         </property>
         <property name="sizeHint" stdset="0">
          <size>
           <width>20</width>
           <height>40</height>
          </size>
         </property>
        </spacer>
       </item>
      </layout>
     </widget>
    </item>
   </layout>
  </widget>
  <widget class="QMenuBar" name="menubar">
   <property name="geometry">
    <rect>
     <x>0</x>
     <y>0</y>
     <width>1677</width>
     <height>26</height>
    </rect>
   </property>
  </widget>
  <widget class="QStatusBar" name="statusbar"/>
 </widget>
 <customwidgets>
  <customwidget>
   <class>PlotWidget</class>
   <extends>QWidget</extends>
   <header>pyqtgraph</header>
   <container>1</container>
  </customwidget>
 </customwidgets>
 <resources>
  <include location="resourrces.qrc"/>
 </resources>
 <connections/>
</ui>
